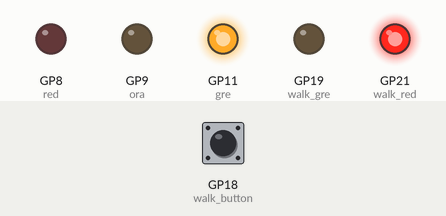
This program was run on a simulated Raspberry Pi Pico running MicroPython. Parts: output pins drawn as LEDs (lit = HIGH). The test bench sets the inputs (shaded band); at power-on: GP18 (walk_button) HIGH.

Above: at 1.2 s.
1.3 s: GP18 (walk_button) pulled LOW for 0.15 s
At 2.7 s:
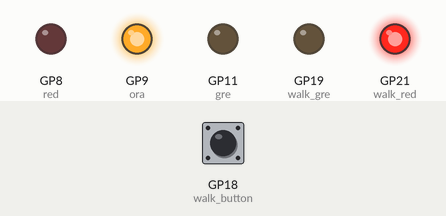
At 4.2 s:
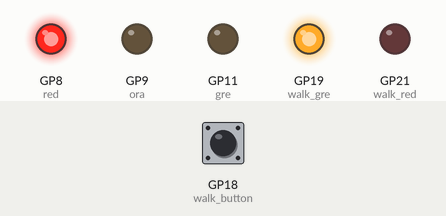
Timing chart, 0 to 24.9 s (numbered marks = the images above; inputs shaded):
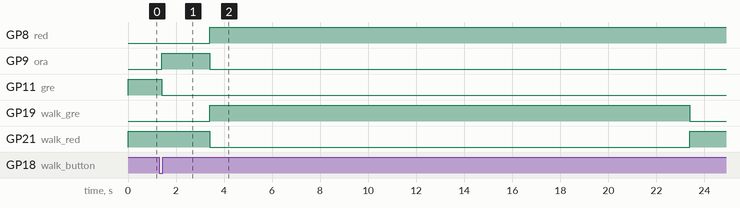

Measured:
- after the input at 1.3 s, GP8 (red): LOW → HIGH after 2.1 s; GP9 (ora): LOW → HIGH after 0.10 s, → LOW 2.0 s later; GP11 (gre): HIGH → LOW after 0.10 s; GP19 (walk_gre): LOW → HIGH after 2.1 s, → LOW 20.0 s later; GP21 (walk_red): HIGH → LOW after 2.1 s, → HIGH 20.0 s later

The program:

feu.py
```python
from machine import Pin
import time

red = Pin( 8, Pin.OUT, value=1) # Rouge
ora = Pin( 9, Pin.OUT, value=0) # Orange
gre = Pin( 11, Pin.OUT, value=0) # Vert

walk_red = Pin( 21, Pin.OUT, value=1) # Pieton Rouge
walk_gre = Pin( 19, Pin.OUT, value=0) # Pieton Vert
walk_button = Pin( 18, Pin.IN, Pin.PULL_UP ) # Bouton

walk_click = 0
def walk_clicked( sender ):
 global walk_click
 walk_click += 1

walk_button.irq( handler=walk_clicked, trigger=Pin.IRQ_FALLING )

while True:
 # Car driving
 red.off()
 ora.off()
 gre.on()
 walk_red.on()
 walk_gre.off()
 # Wait button press
 while walk_click == 0:
  time.sleep_ms( 200 )
 # Stopping car
 ora.on()
 gre.off()
 time.sleep( 2 )
 red.on()
 ora.off()
 # Walking
 walk_gre.on()
 walk_red.off()
 time.sleep( 20 )
 # Stop Walker
 walk_red.on()
 walk_gre.off()
 time.sleep( 3 )
 # Reset counter
 walk_click = 0
```
